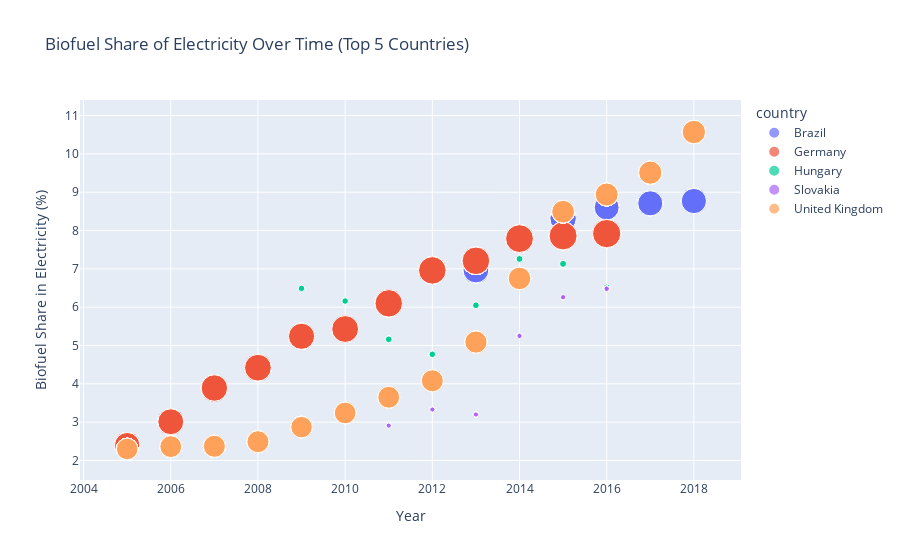

Write notebook code for a chart like this one.
### Code cell
# Filter for the last two decades (2005 to 2024)
filtered_df = df_mongo[(df_mongo['year'] >= 2005) & (df_mongo['year'] <= 2024)]

# Group by country and calculate the average biofuel share of electricity for each country
avg_biofuel_share = filtered_df.groupby('country')['biofuel_share_elec'].mean().reset_index()

# Sort by biofuel share of electricity and select the top N countries (e.g., top 5)
top_countries = avg_biofuel_share.sort_values('biofuel_share_elec', ascending=False).head(5)['country'].tolist()

# Filter the original DataFrame for the top N countries
df_filtered = filtered_df[filtered_df['country'].isin(top_countries)]

# Create a scatter plot for biofuel share of electricity
fig = px.scatter(df_filtered, 
                 x='year', 
                 y='biofuel_share_elec', 
                 color='country', 
                 size='gdp', 
                 hover_name='country', 
                 title='Biofuel Share of Electricity Over Time (Top 5 Countries)',
                 labels={'biofuel_share_elec': 'Biofuel Share in Electricity (%)', 'year': 'Year'})

# Save the plot as an HTML file
html_filename = 'Biofuel Share of Electricity Over Time (Top 5 Countries)_plotly.html'
fig.write_html(html_filename)


# Show the visual
fig.show()

### Figure 1 — Plotly figure (JSON) as saved in the notebook; plotly's stock layout.template omitted (floating-point values rounded to 4 significant figures; data arrays with more than 128 entries replaced by an {"elided": "..."} marker saying what was removed)
{"data": [{"hovertemplate": "<b>%{hovertext}</b><br><br>country=Brazil<br>Year=%{x}<br>Biofuel Share in Electricity (%)=%{y}<br>gdp=%{marker.size}<extra></extra>", "hovertext": ["Brazil", "Brazil", "Brazil", "Brazil", "Brazil", "Brazil", "Brazil", "Brazil", "Brazil", "Brazil", "Brazil", "Brazil", "Brazil", "Brazil", "Brazil", "Brazil", "Brazil", "Brazil", "Brazil", "Brazil", "Brazil", "Brazil", "Brazil", "Brazil", "Brazil", "Brazil", "Brazil", "Brazil", "Brazil", "Brazil", "Brazil", "Brazil", "Brazil", "Brazil", "Brazil", "Brazil", "Brazil", "Brazil", "Brazil", "Brazil", "Brazil", "Brazil", "Brazil", "Brazil", "Brazil", "Brazil", "Brazil", "Brazil", "Brazil", "Brazil", "Brazil", "Brazil", "Brazil", "Brazil", "Brazil", "Brazil", "Brazil", "Brazil", "Brazil", "Brazil", "Brazil", "Brazil", "Brazil", "Brazil", "Brazil", "Brazil", "Brazil", "Brazil", "Brazil", "Brazil", "Brazil", "Brazil", "Brazil", "Brazil", "Brazil", "Brazil", "Brazil", "Brazil", "Brazil", "Brazil", "Brazil", "Brazil", "Brazil", "Brazil", "Brazil", "Brazil", "Brazil", "Brazil", "Brazil", "Brazil", "Brazil", "Brazil", "Brazil", "Brazil", "Brazil", "Brazil", "Brazil", "Brazil", "Brazil", "Brazil", "Brazil", "Brazil", "Brazil", "Brazil", "Brazil", "Brazil", "Brazil", "Brazil"], "legendgroup": "Brazil", "marker": {"color": "#636efa", "size": [3112905998336, 3128572510208, 3270706200576, 2889037381632, 2926999240704, 2965401501696, 3112905998336, 3128572510208, 3270706200576, 2889037381632, 2926999240704, 2965401501696, 3112905998336, 3128572510208, 3270706200576, 2889037381632, 2926999240704, 2965401501696, 3112905998336, 3128572510208, 3270706200576, 2889037381632, 2926999240704, 2965401501696, 3112905998336, 3128572510208, 3270706200576, 2889037381632, 2926999240704, 2965401501696, 3112905998336, 3128572510208, 3270706200576, 2889037381632, 2926999240704, 2965401501696, 3112905998336, 3128572510208, 3270706200576, 2889037381632, 2926999240704, 2965401501696, 3112905998336, 3128572510208, 3270706200576, 2889037381632, 2926999240704, 2965401501696, 3112905998336, 3128572510208, 3270706200576, 2889037381632, 2926999240704, 2965401501696, 3112905998336, 3128572510208, 3270706200576, 2889037381632, 2926999240704, 2965401501696, 3112905998336, 3128572510208, 3270706200576, 2889037381632, 2926999240704, 2965401501696, 3112905998336, 3128572510208, 3270706200576, 2889037381632, 2926999240704, 2965401501696, 3112905998336, 3128572510208, 3270706200576, 2889037381632, 2926999240704, 2965401501696, 3112905998336, 3128572510208, 3270706200576, 2889037381632, 2926999240704, 2965401501696, 3112905998336, 3128572510208, 3270706200576, 2889037381632, 2926999240704, 2965401501696, 3112905998336, 3128572510208, 3270706200576, 2889037381632, 2926999240704, 2965401501696, 3112905998336, 3128572510208, 3270706200576, 2889037381632, 2926999240704, 2965401501696, 3112905998336, 3128572510208, 3270706200576, 2889037381632, 2926999240704, 2965401501696], "sizemode": "area", "sizeref": 9339000000.0, "symbol": "circle"}, "mode": "markers", "name": "Brazil", "orientation": "v", "showlegend": true, "type": "scatter", "x": [2013, 2014, 2015, 2016, 2017, 2018, 2013, 2014, 2015, 2016, 2017, 2018, 2013, 2014, 2015, 2016, 2017, 2018, 2013, 2014, 2015, 2016, 2017, 2018, 2013, 2014, 2015, 2016, 2017, 2018, 2013, 2014, 2015, 2016, 2017, 2018, 2013, 2014, 2015, 2016, 2017, 2018, 2013, 2014, 2015, 2016, 2017, 2018, 2013, 2014, 2015, 2016, 2017, 2018, 2013, 2014, 2015, 2016, 2017, 2018, 2013, 2014, 2015, 2016, 2017, 2018, 2013, 2014, 2015, 2016, 2017, 2018, 2013, 2014, 2015, 2016, 2017, 2018, 2013, 2014, 2015, 2016, 2017, 2018, 2013, 2014, 2015, 2016, 2017, 2018, 2013, 2014, 2015, 2016, 2017, 2018, 2013, 2014, 2015, 2016, 2017, 2018, 2013, 2014, 2015, 2016, 2017, 2018], "xaxis": "x", "y": [6.969, 7.76, 8.317, 8.6, 8.707, 8.774, 6.969, 7.76, 8.317, 8.6, 8.707, 8.774, 6.969, 7.76, 8.317, 8.6, 8.707, 8.774, 6.969, 7.76, 8.317, 8.6, 8.707, 8.774, 6.97, 7.76, 8.32, 8.6, 8.71, 8.77, 6.97, 7.76, 8.32, 8.6, 8.71, 8.77, 6.97, 7.76, 8.32, 8.6, 8.71, 8.77, 6.97, 7.76, 8.32, 8.6, 8.71, 8.77, 6.97, 7.76, 8.32, 8.6, 8.71, 8.77, 6.97, 7.76, 8.32, 8.6, 8.71, 8.77, 6.97, 7.76, 8.32, 8.6, 8.71, 8.77, 6.97, 7.76, 8.32, 8.6, 8.71, 8.77, 6.97, 7.76, 8.32, 8.6, 8.71, 8.77, 6.97, 7.76, 8.32, 8.6, 8.71, 8.77, 6.97, 7.76, 8.32, 8.6, 8.71, 8.77, 6.97, 7.76, 8.32, 8.6, 8.71, 8.77, 6.97, 7.76, 8.32, 8.6, 8.71, 8.77, 6.97, 7.76, 8.32, 8.6, 8.71, 8.77], "yaxis": "y"}, {"hovertemplate": "<b>%{hovertext}</b><br><br>country=Germany<br>Year=%{x}<br>Biofuel Share in Electricity (%)=%{y}<br>gdp=%{marker.size}<extra></extra>", "hovertext": {"elided": "216 str values"}, "legendgroup": "Germany", "marker": {"color": "#EF553B", "size": {"elided": "216 int values"}, "sizemode": "area", "sizeref": 9339000000.0, "symbol": "circle"}, "mode": "markers", "name": "Germany", "orientation": "v", "showlegend": true, "type": "scatter", "x": {"elided": "216 int values"}, "xaxis": "x", "y": {"elided": "216 float values"}, "yaxis": "y"}, {"hovertemplate": "<b>%{hovertext}</b><br><br>country=Hungary<br>Year=%{x}<br>Biofuel Share in Electricity (%)=%{y}<br>gdp=%{marker.size}<extra></extra>", "hovertext": {"elided": "144 str values"}, "legendgroup": "Hungary", "marker": {"color": "#00cc96", "size": {"elided": "144 int values"}, "sizemode": "area", "sizeref": 9339000000.0, "symbol": "circle"}, "mode": "markers", "name": "Hungary", "orientation": "v", "showlegend": true, "type": "scatter", "x": {"elided": "144 int values"}, "xaxis": "x", "y": {"elided": "144 float values"}, "yaxis": "y"}, {"hovertemplate": "<b>%{hovertext}</b><br><br>country=Slovakia<br>Year=%{x}<br>Biofuel Share in Electricity (%)=%{y}<br>gdp=%{marker.size}<extra></extra>", "hovertext": ["Slovakia", "Slovakia", "Slovakia", "Slovakia", "Slovakia", "Slovakia", "Slovakia", "Slovakia", "Slovakia", "Slovakia", "Slovakia", "Slovakia", "Slovakia", "Slovakia", "Slovakia", "Slovakia", "Slovakia", "Slovakia", "Slovakia", "Slovakia", "Slovakia", "Slovakia", "Slovakia", "Slovakia", "Slovakia", "Slovakia", "Slovakia", "Slovakia", "Slovakia", "Slovakia", "Slovakia", "Slovakia", "Slovakia", "Slovakia", "Slovakia", "Slovakia", "Slovakia", "Slovakia", "Slovakia", "Slovakia", "Slovakia", "Slovakia", "Slovakia", "Slovakia", "Slovakia", "Slovakia", "Slovakia", "Slovakia", "Slovakia", "Slovakia", "Slovakia", "Slovakia", "Slovakia", "Slovakia", "Slovakia", "Slovakia", "Slovakia", "Slovakia", "Slovakia", "Slovakia", "Slovakia", "Slovakia", "Slovakia", "Slovakia", "Slovakia", "Slovakia", "Slovakia", "Slovakia", "Slovakia", "Slovakia", "Slovakia", "Slovakia", "Slovakia", "Slovakia", "Slovakia", "Slovakia", "Slovakia", "Slovakia", "Slovakia", "Slovakia", "Slovakia", "Slovakia", "Slovakia", "Slovakia", "Slovakia", "Slovakia", "Slovakia", "Slovakia", "Slovakia", "Slovakia", "Slovakia", "Slovakia", "Slovakia", "Slovakia", "Slovakia", "Slovakia", "Slovakia", "Slovakia", "Slovakia", "Slovakia", "Slovakia", "Slovakia", "Slovakia", "Slovakia", "Slovakia", "Slovakia", "Slovakia", "Slovakia"], "legendgroup": "Slovakia", "marker": {"color": "#ab63fa", "size": [120534253568, 122527850496, 124358402048, 127551856640, 132440055808, 136796127232, 120534253568, 122527850496, 124358402048, 127551856640, 132440055808, 136796127232, 120534253568, 122527850496, 124358402048, 127551856640, 132440055808, 136796127232, 120534253568, 122527850496, 124358402048, 127551856640, 132440055808, 136796127232, 120534253568, 122527850496, 124358402048, 127551856640, 132440055808, 136796127232, 120534253568, 122527850496, 124358402048, 127551856640, 132440055808, 136796127232, 120534253568, 122527850496, 124358402048, 127551856640, 132440055808, 136796127232, 120534253568, 122527850496, 124358402048, 127551856640, 132440055808, 136796127232, 120534253568, 122527850496, 124358402048, 127551856640, 132440055808, 136796127232, 120534253568, 122527850496, 124358402048, 127551856640, 132440055808, 136796127232, 120534253568, 122527850496, 124358402048, 127551856640, 132440055808, 136796127232, 120534253568, 122527850496, 124358402048, 127551856640, 132440055808, 136796127232, 120534253568, 122527850496, 124358402048, 127551856640, 132440055808, 136796127232, 120534253568, 122527850496, 124358402048, 127551856640, 132440055808, 136796127232, 120534253568, 122527850496, 124358402048, 127551856640, 132440055808, 136796127232, 120534253568, 122527850496, 124358402048, 127551856640, 132440055808, 136796127232, 120534253568, 122527850496, 124358402048, 127551856640, 132440055808, 136796127232, 120534253568, 122527850496, 124358402048, 127551856640, 132440055808, 136796127232], "sizemode": "area", "sizeref": 9339000000.0, "symbol": "circle"}, "mode": "markers", "name": "Slovakia", "orientation": "v", "showlegend": true, "type": "scatter", "x": [2011, 2012, 2013, 2014, 2015, 2016, 2011, 2012, 2013, 2014, 2015, 2016, 2011, 2012, 2013, 2014, 2015, 2016, 2011, 2012, 2013, 2014, 2015, 2016, 2011, 2012, 2013, 2014, 2015, 2016, 2011, 2012, 2013, 2014, 2015, 2016, 2011, 2012, 2013, 2014, 2015, 2016, 2011, 2012, 2013, 2014, 2015, 2016, 2011, 2012, 2013, 2014, 2015, 2016, 2011, 2012, 2013, 2014, 2015, 2016, 2011, 2012, 2013, 2014, 2015, 2016, 2011, 2012, 2013, 2014, 2015, 2016, 2011, 2012, 2013, 2014, 2015, 2016, 2011, 2012, 2013, 2014, 2015, 2016, 2011, 2012, 2013, 2014, 2015, 2016, 2011, 2012, 2013, 2014, 2015, 2016, 2011, 2012, 2013, 2014, 2015, 2016, 2011, 2012, 2013, 2014, 2015, 2016], "xaxis": "x", "y": [2.907, 3.329, 3.2, 5.251, 6.255, 6.484, 2.907, 3.329, 3.2, 5.251, 6.255, 6.484, 2.907, 3.329, 3.2, 5.251, 6.255, 6.484, 2.907, 3.329, 3.2, 5.251, 6.255, 6.484, 2.91, 3.33, 3.2, 5.25, 6.26, 6.48, 2.91, 3.33, 3.2, 5.25, 6.26, 6.48, 2.91, 3.33, 3.2, 5.25, 6.26, 6.48, 2.91, 3.33, 3.2, 5.25, 6.26, 6.48, 2.91, 3.33, 3.2, 5.25, 6.26, 6.48, 2.91, 3.33, 3.2, 5.25, 6.26, 6.48, 2.91, 3.33, 3.2, 5.25, 6.26, 6.48, 2.91, 3.33, 3.2, 5.25, 6.26, 6.48, 2.91, 3.33, 3.2, 5.25, 6.26, 6.48, 2.91, 3.33, 3.2, 5.25, 6.26, 6.48, 2.91, 3.33, 3.2, 5.25, 6.26, 6.48, 2.91, 3.33, 3.2, 5.25, 6.26, 6.48, 2.91, 3.33, 3.2, 5.25, 6.26, 6.48, 2.91, 3.33, 3.2, 5.25, 6.26, 6.48], "yaxis": "y"}, {"hovertemplate": "<b>%{hovertext}</b><br><br>country=United Kingdom<br>Year=%{x}<br>Biofuel Share in Electricity (%)=%{y}<br>gdp=%{marker.size}<extra></extra>", "hovertext": {"elided": "252 str values"}, "legendgroup": "United Kingdom", "marker": {"color": "#FFA15A", "size": {"elided": "252 int values"}, "sizemode": "area", "sizeref": 9339000000.0, "symbol": "circle"}, "mode": "markers", "name": "United Kingdom", "orientation": "v", "showlegend": true, "type": "scatter", "x": {"elided": "252 int values"}, "xaxis": "x", "y": {"elided": "252 float values"}, "yaxis": "y"}], "layout": {"legend": {"itemsizing": "constant", "title": {"text": "country"}, "tracegroupgap": 0}, "title": {"text": "Biofuel Share of Electricity Over Time (Top 5 Countries)"}, "xaxis": {"anchor": "y", "domain": [0, 1], "title": {"text": "Year"}}, "yaxis": {"anchor": "x", "domain": [0, 1], "title": {"text": "Biofuel Share in Electricity (%)"}}}}
